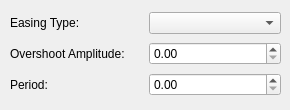
        <widget class="QWidget" name="tabAnimationObjectTypesTabEasing">
         <attribute name="title">
          <string>Easing</string>
         </attribute>
         <widget class="QWidget" name="layoutWidgetAnimationEasing">
          <property name="geometry">
           <rect>
            <x>10</x>
            <y>10</y>
            <width>271</width>
            <height>91</height>
           </rect>
          </property>
          <layout class="QGridLayout" name="grdAnimationEasing">
           <item row="0" column="0">
            <widget class="QLabel" name="lblAnimationEasingType">
             <property name="text">
              <string>Easing Type:</string>
             </property>
            </widget>
           </item>
           <item row="0" column="1">
            <widget class="QComboBox" name="cmbAnimationEasingType"/>
           </item>
           <item row="1" column="0">
            <widget class="QLabel" name="lblAnimationEasingOvershootAmplitude">
             <property name="text">
              <string>Overshoot Amplitude:</string>
             </property>
            </widget>
           </item>
           <item row="1" column="1">
            <widget class="QDoubleSpinBox" name="dsbAnimationEasingOvershootAmplitude">
             <property name="maximum">
              <double>1000.000000000000000</double>
             </property>
            </widget>
           </item>
           <item row="2" column="0">
            <widget class="QLabel" name="lblAnimationEasingPeriod">
             <property name="text">
              <string>Period:</string>
             </property>
            </widget>
           </item>
           <item row="2" column="1">
            <widget class="QDoubleSpinBox" name="dsbAnimationEasingPeriod">
             <property name="maximum">
              <double>1000.000000000000000</double>
             </property>
            </widget>
           </item>
          </layout>
         </widget>
        </widget>
